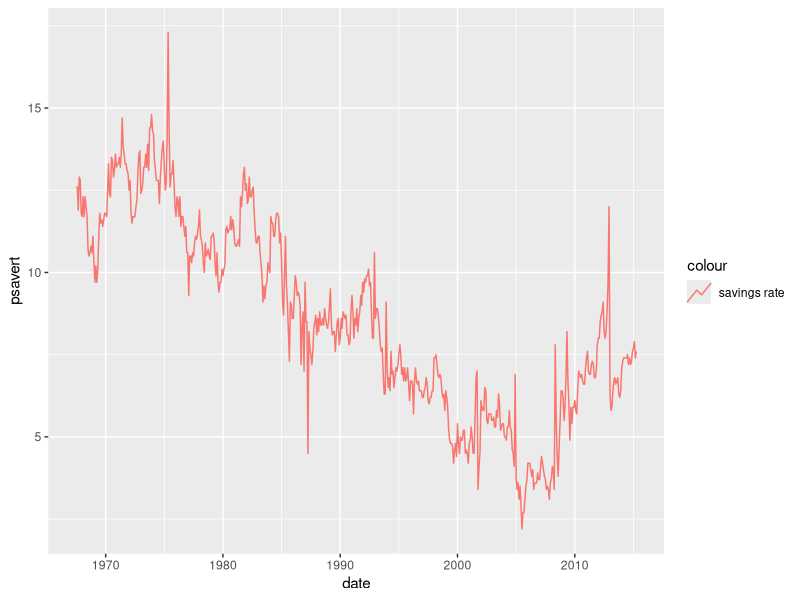
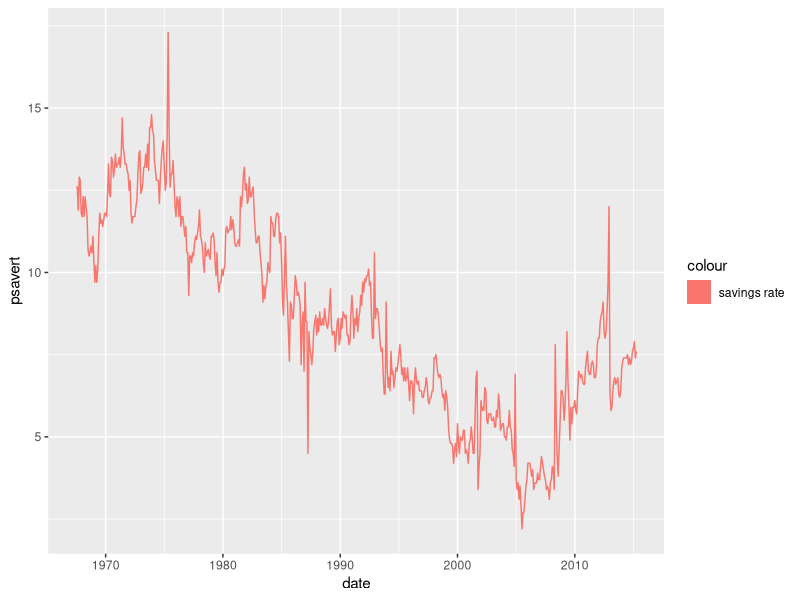

Recreate these plots in R, in order.
library(ggplot2)


### Name: draw_key
### Title: Key glyphs for legends
### Aliases: draw_key draw_key_point draw_key_abline draw_key_rect
###   draw_key_polygon draw_key_blank draw_key_boxplot draw_key_crossbar
###   draw_key_path draw_key_vpath draw_key_dotplot draw_key_pointrange
###   draw_key_smooth draw_key_text draw_key_label draw_key_vline
###   draw_key_timeseries

### ** Examples

p <- ggplot(economics, aes(date, psavert, color = "savings rate"))
# key glyphs can be specified by their name
p + geom_line(key_glyph = "timeseries")

# key glyphs can be specified via their drawing function
p + geom_line(key_glyph = draw_key_rect)
